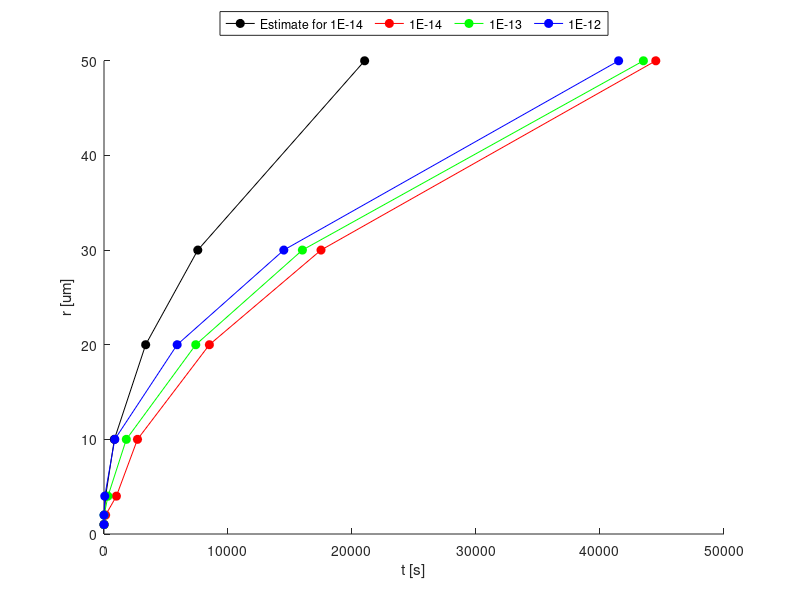

MATLAB code to generate this figure:
% Team MechE
% SIO 217A
% Fall 2013


%% Problem Statement
% Reproduce Table 5.5 from modeling Eqn. 5.26. Then use relevant ranges of 
% temperature and supersaturation to do sensitivity tests.


%% Solution

% Constants
r0 = 0.75E-6;        % initial radius [m]
S_1 = 0.05;          % (S - 1) [-]
T = 273;             % temperature [K]
p = 900;             % pressure [mb=hPa]
R_v = 461;           % gas constant [J/(kg*K)]
rho_l = 1000;        % density of water [kg/m^3]

% Parameters at T=0 degrees C
L_lv = 2.50E6;             % latent heat of water [J/kg]
e_s = 12.3 / 2;            % saturation pressure [mb=hPa]
kappa = 2.40E-2;           % thermal conductivity [J/(m*s*K)]
D_v = 2.21E-5 * 1000 / p;  % diffusion coeff [m^2/s] at p=900mb

% Paramaters
r = [1, 2, 4, 10, 20, 30, 50] .* 1E-6;  % radius [m]
m_salt = 1E-14 / 1E3;                   % mass [kg]

% Saturation pressure as function of r and m
sigma_lv = 0.0761 - 1.55E-4 * (T - 273.0);  % Equation 5.7 (requires T in degrees C)
MW_salt = 58.44;                            % molecular weight NaCl [g/mol]
MW_water = 18.02;                           % molecular weight H20 [g/mol]
i = 3;
a = 2 * sigma_lv / (rho_l * R_v * T);
b = 3 * i * MW_water * m_salt / (4 * pi * MW_salt * rho_l);

e_s_salt = e_s .* (1 + (a ./ r) - (b ./ r.^3));
%e_s_salt = e_s .* ((1 - b ./ r.^3) .* exp(a ./ r));
%e_s_salt = e_s .*(1 - (b ./ r.^3));

% Solve Equation 5.27 for t (assume t0=0)
K = L_lv^2 .* rho_l ./ (kappa .* R_v .* T.^2);
D = rho_l .* R_v * T ./ (e_s_salt .* D_v);
t = (r.^2 - r0^2) .* (K + D) ./ (2 .* S_1);


%% True values (from Table 5.5)

% mass = 1E-14 [g]
t_true_14 = [2.4, 130, 1E3, 2.7E3, 8.5E3, 17.5E3, 44.5E3];

% mass = 1E-13 [g]
t_true_13 = [0.15, 7.0, 320, 1.8E3, 7.4E3, 16.0E3, 43.5E3];

% mass = 1E-12 [g]
t_true_12 = [0.013, 0.61, 62, 870, 5.9E3, 14.5E3, 41.5E3];


%% Plot
figure
hold on

plot(t, r * 1E6, '-ok', 'markerface', 'k')
plot(t_true_14, r * 1E6, '-or', 'markerface', 'r')
plot(t_true_13, r * 1E6, '-og', 'markerface', 'g')
plot(t_true_12, r * 1E6, '-ob', 'markerface', 'b')

xlabel('t [s]')
ylabel('r [um]')

legend({'Estimate for 1E-14', '1E-14', '1E-13', '1E-12'}, ...
    'Location', 'NorthOutside', ...
    'Orientation', 'Horizontal')